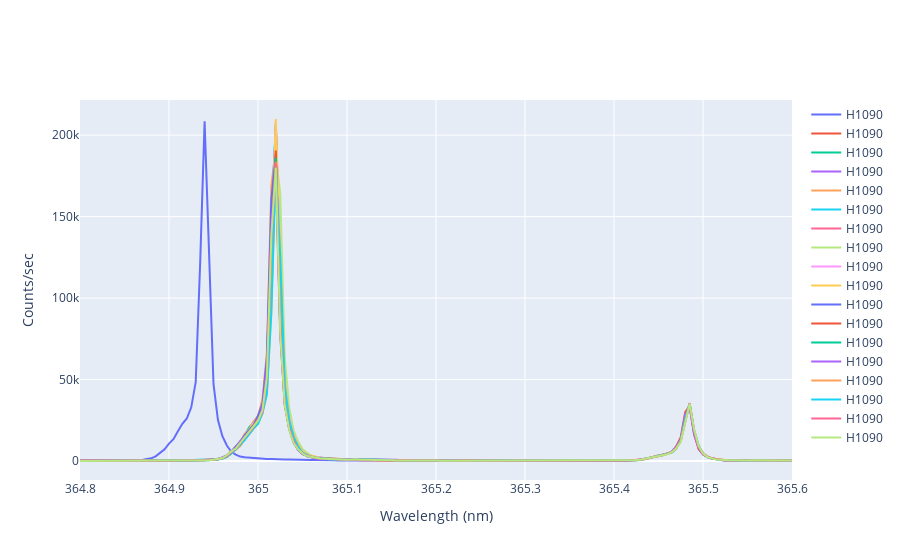

Notebook code cell kept with this figure:
### Code cell
import numpy as np
import matplotlib.pyplot as plt
import pandas as pd
import plotly.express as px
import plotly.graph_objects as go

#E = hc/lambda in eV calculations
h = 6.6261*10**(-34) # m^2kg/s
c = 2.9979*10**8 # m/s
eV = 1.6022*10**(-19) # J
Conversion = h*c/eV

FileNames = [0]*18
FileNames[0] = 'Calibration'
for i in range(len(FileNames)-1):
    string = 'Calibration (%.0f)' %(i+1)
    FileNames[i] = [string]
    print(FileNames[i])
    print(FileNames[i][0])

fig = go.Figure()

for j in range(len(FileNames)):
    
    if j == 0:
        Wavelength, Count = np.genfromtxt('Calibration', delimiter="\t", unpack = True, skip_header=4)
    #EnergyEV = [0]*len(Wavelength)
    else:
        Wavelength, Count = np.genfromtxt('Calibration (%.0f)' %(j+1), delimiter="\t", unpack = True, skip_header=4)
    
    #Wavelength = Wavelength*10**(-9)*1.000289
    EnergyEV = Conversion/Wavelength*1000
    
    # Add traces
    fig.add_trace(go.Scatter(x=Wavelength, y=Count,
                    mode='lines',
                    #name='%.0f' %j, 
                            name = 'H1090'))

fig['layout']['xaxis'].update(title='Wavelength (nm)', dtick=0.1, autorange=True)
fig['layout']['yaxis'].update(title='Counts/sec', autorange=True)
fig.update_layout(showlegend=True)
fig.show()
